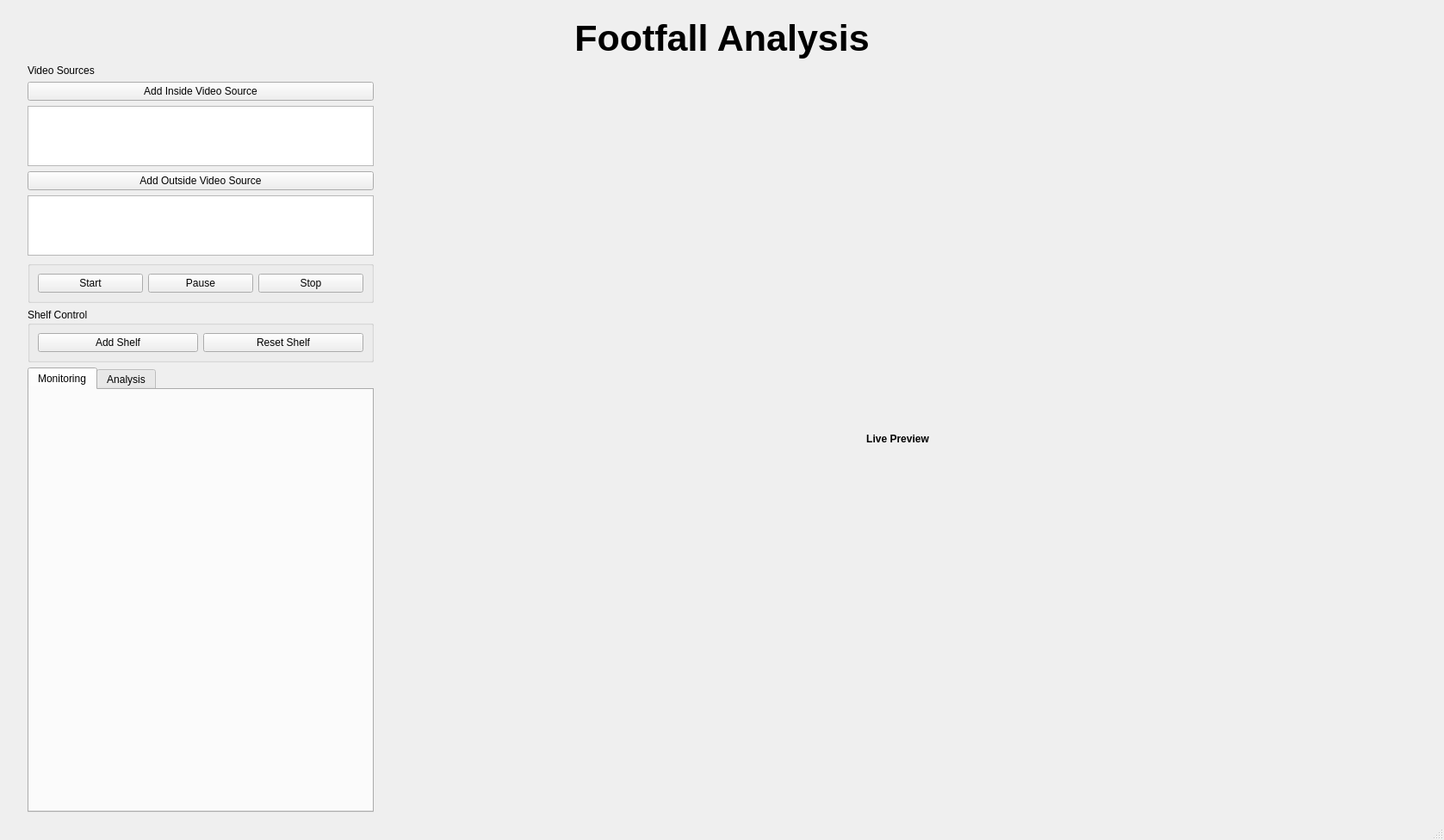
<?xml version="1.0" encoding="UTF-8"?>
<ui version="4.0">
 <class>MainWindow</class>
 <widget class="QMainWindow" name="MainWindow">
  <property name="geometry">
   <rect>
    <x>0</x>
    <y>0</y>
    <width>1677</width>
    <height>976</height>
   </rect>
  </property>
  <property name="contextMenuPolicy">
   <enum>Qt::DefaultContextMenu</enum>
  </property>
  <property name="windowTitle">
   <string>Footfall Analysis</string>
  </property>
  <widget class="QWidget" name="centralwidget">
   <layout class="QVBoxLayout" name="verticalLayout_2">
    <property name="leftMargin">
     <number>32</number>
    </property>
    <property name="topMargin">
     <number>20</number>
    </property>
    <property name="rightMargin">
     <number>32</number>
    </property>
    <property name="bottomMargin">
     <number>10</number>
    </property>
    <item>
     <widget class="QLabel" name="label">
      <property name="font">
       <font>
        <pointsize>32</pointsize>
        <weight>75</weight>
        <bold>true</bold>
        <underline>false</underline>
       </font>
      </property>
      <property name="text">
       <string>Footfall Analysis</string>
      </property>
      <property name="alignment">
       <set>Qt::AlignCenter</set>
      </property>
     </widget>
    </item>
    <item>
     <layout class="QHBoxLayout" name="horizontalLayout_3" stretch="1,3">
      <item>
       <layout class="QVBoxLayout" name="verticalLayout">
        <item>
         <widget class="QLabel" name="label_2">
          <property name="text">
           <string>Video Sources</string>
          </property>
         </widget>
        </item>
        <item>
         <widget class="QPushButton" name="btnAddInsideSrc">
          <property name="text">
           <string>Add Inside Video Source</string>
          </property>
         </widget>
        </item>
        <item>
         <widget class="QListWidget" name="listInsideSrc">
          <property name="maximumSize">
           <size>
            <width>16777215</width>
            <height>70</height>
           </size>
          </property>
         </widget>
        </item>
        <item>
         <widget class="QPushButton" name="btnAddOutsideSrc">
          <property name="text">
           <string>Add Outside Video Source</string>
          </property>
         </widget>
        </item>
        <item>
         <widget class="QListWidget" name="listOutsideSrc">
          <property name="maximumSize">
           <size>
            <width>16777215</width>
            <height>70</height>
           </size>
          </property>
         </widget>
        </item>
        <item>
         <widget class="QGroupBox" name="groupBox">
          <property name="title">
           <string/>
          </property>
          <layout class="QHBoxLayout" name="horizontalLayout_5">
           <item>
            <widget class="QPushButton" name="btnStart">
             <property name="text">
              <string>Start</string>
             </property>
            </widget>
           </item>
           <item>
            <widget class="QPushButton" name="btnPause">
             <property name="text">
              <string>Pause</string>
             </property>
            </widget>
           </item>
           <item>
            <widget class="QPushButton" name="btnStop">
             <property name="text">
              <string>Stop</string>
             </property>
            </widget>
           </item>
          </layout>
         </widget>
        </item>
        <item>
         <widget class="QGroupBox" name="groupBox_2">
          <property name="title">
           <string>Shelf Control</string>
          </property>
          <layout class="QHBoxLayout" name="horizontalLayout_9">
           <item>
            <layout class="QHBoxLayout" name="horizontalLayout_8">
             <item>
              <widget class="QPushButton" name="btnAddShelve">
               <property name="text">
                <string>Add Shelf</string>
               </property>
              </widget>
             </item>
             <item>
              <widget class="QPushButton" name="btnResetShelve">
               <property name="text">
                <string>Reset Shelf</string>
               </property>
              </widget>
             </item>
            </layout>
           </item>
          </layout>
         </widget>
        </item>
        <item>
         <layout class="QHBoxLayout" name="horizontalLayout_6"/>
        </item>
        <item>
         <widget class="QTabWidget" name="log_tabwidget">
          <property name="minimumSize">
           <size>
            <width>0</width>
            <height>200</height>
           </size>
          </property>
          <property name="tabShape">
           <enum>QTabWidget::Rounded</enum>
          </property>
          <property name="currentIndex">
           <number>0</number>
          </property>
          <property name="documentMode">
           <bool>false</bool>
          </property>
          <property name="movable">
           <bool>true</bool>
          </property>
          <property name="tabBarAutoHide">
           <bool>true</bool>
          </property>
          <widget class="QWidget" name="tab_1">
           <property name="accessibleName">
            <string/>
           </property>
           <attribute name="title">
            <string>Monitoring</string>
           </attribute>
          </widget>
          <widget class="QWidget" name="tab_2">
           <attribute name="title">
            <string>Analysis</string>
           </attribute>
          </widget>
         </widget>
        </item>
        <item>
         <layout class="QHBoxLayout" name="horizontalLayout"/>
        </item>
       </layout>
      </item>
      <item>
       <widget class="QLabel" name="live_preview">
        <property name="font">
         <font>
          <weight>75</weight>
          <bold>true</bold>
         </font>
        </property>
        <property name="frameShape">
         <enum>QFrame::NoFrame</enum>
        </property>
        <property name="text">
         <string>Live Preview</string>
        </property>
        <property name="alignment">
         <set>Qt::AlignCenter</set>
        </property>
       </widget>
      </item>
     </layout>
    </item>
   </layout>
  </widget>
  <widget class="QStatusBar" name="statusBar"/>
 </widget>
 <resources/>
 <connections/>
</ui>
